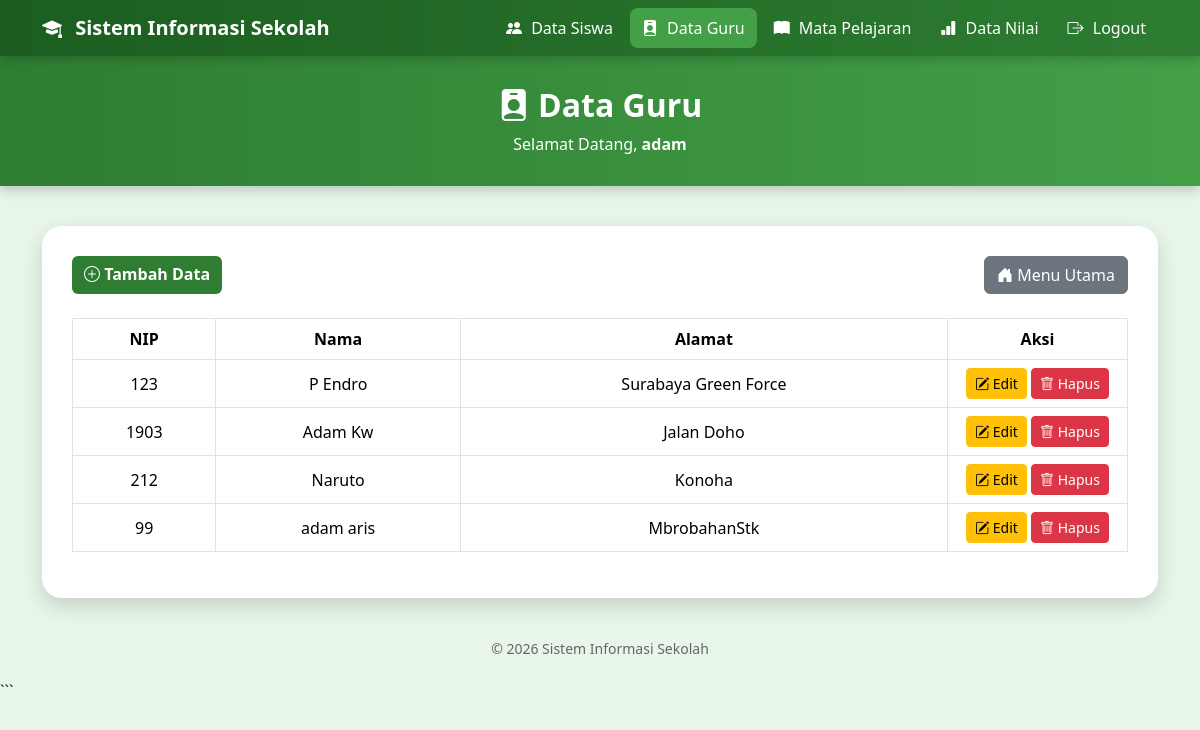
/guru/index.php (signed in), run on the app's committed database.
### tables this page shows
CREATE TABLE `guru` (
  `nip` varchar(12) NOT NULL,
  `nama` varchar(50) NOT NULL,
  `alamat` varchar(50) NOT NULL
);

### guru/index.php (the view, shortened to what this page needs)
<?php
include "koneksi.php";
?>
<!DOCTYPE html>
<html lang="id">
<head>
<link href="https://cdn.jsdelivr.net/npm/bootstrap@5.3.3/dist/css/bootstrap.min.css" rel="stylesheet">
<link rel="stylesheet" href="https://cdn.jsdelivr.net/npm/bootstrap-icons@1.11.3/font/bootstrap-icons.css">
</head>
<body>
<nav class="navbar navbar-expand-lg">
    <div class="container">
        <a class="navbar-brand" href="../index.php">
            <i class="bi bi-mortarboard-fill"></i>
            Sistem Informasi Sekolah
        </a>
        <div class="collapse navbar-collapse" id="navbarMenu">
            <ul class="navbar-nav ms-auto">
                <li class="nav-item">
                    <a class="nav-link" href="../siswa">
                        <i class="bi bi-people-fill"></i>
                        Data Siswa
                    </a>
                </li>
                <li class="nav-item">
                    <a class="nav-link active" href="index.php">
                        <i class="bi bi-person-badge-fill"></i>
                        Data Guru
                    </a>
                </li>
                <li class="nav-item">
                    <a class="nav-link" href="../mapel">
                        <i class="bi bi-book-fill"></i>
                        Mata Pelajaran
                    </a>
                </li>
                <li class="nav-item">
                    <a class="nav-link" href="../nilai">
                        <i class="bi bi-bar-chart-fill"></i>
                        Data Nilai
                    </a>
                </li>
                <li class="nav-item">
                    <a class="nav-link" href="../logout.php">
                        <i class="bi bi-box-arrow-right"></i>
                        Logout
                    </a>
                </li>
            </ul>
        </div>
    </div>
</nav>
<div class="header">
    <h2>
        <i class="bi bi-person-badge-fill"></i>
        Data Guru
    </h2>
    <p>
        Selamat Datang,
        <strong><?= htmlspecialchars($_SESSION['username']); ?></strong>
    </p>
</div>
<div class="container">
    <div class="card-data">
        <div class="d-flex justify-content-between mb-4">
            <a href="tambah.php" class="btn btn-hijau">
                <i class="bi bi-plus-circle"></i>
                Tambah Data
            </a>
            <a href="../index.php" class="btn btn-secondary">
                <i class="bi bi-house-door-fill"></i>
                Menu Utama
            </a>
        </div>
        <div class="table-responsive">
            <table class="table table-bordered table-hover text-center align-middle">
                <thead>
                    <tr>
                        <th>NIP</th>
                        <th>Nama</th>
                        <th>Alamat</th>
                        <th width="180">Aksi</th>
                    </tr>
                </thead>
                <tbody>
                <?php
                $query = mysqli_query($koneksi, "SELECT * FROM guru");
                while($data = mysqli_fetch_assoc($query)){
                ?>
                <tr>
                    <td>
                        <?= htmlspecialchars($data['nip']); ?>
                    </td>
                    <td>
                        <?= htmlspecialchars($data['nama']); ?>
                    </td>
                    <td>
                        <?= htmlspecialchars($data['alamat']); ?>
                    </td>
                    <td>
                        <a href="edit.php?nip=<?= urlencode($data['nip']); ?>"
                           class="btn btn-warning btn-sm">
                            <i class="bi bi-pencil-square"></i>
                            Edit
                        </a>
                        <a href="hapus.php?nip=<?= urlencode($data['nip']); ?>"
                           class="btn btn-danger btn-sm"
                           onclick="return confirm('Yakin ingin menghapus data ini?')">
                            <i class="bi bi-trash"></i>
                            Hapus
                        </a>
                    </td>
                </tr>
                <?php } ?>
                </tbody>
            </table>
        </div>
    </div>
    <div class="footer">
        © 2026 Sistem Informasi Sekolah
    </div>
</div>
</body>
</html>

### guru/index.php (style rules this page uses)
body { background:#e8f5e9; font-family:'Segoe UI',sans-serif; }
.navbar { background:linear-gradient(90deg,#1b5e20,#2e7d32); box-shadow:0 3px 10px rgba(0,0,0,.2); }
.navbar-brand { font-weight:bold; color:white !important; }
.navbar-brand i { margin-right:8px; }
.nav-link { color:white !important; font-weight:500; margin-left:5px; border-radius:8px; padding:8px 12px !important; transition:.3s; }
.nav-link.active { background:#43a047; color:white !important; }
.nav-link i { margin-right:5px; }
.header { background:linear-gradient(90deg,#2e7d32,#43a047); color:white; padding:30px 0; text-align:center; box-shadow:0 4px 12px rgba(0,0,0,.2); }
.header h2 { margin:0; font-weight:bold; }
.header p { margin-top:8px; margin-bottom:0; }
.card-data { background:#fff; border-radius:20px; margin:40px auto; padding:30px; box-shadow:0 8px 20px rgba(0,0,0,.15); }
.btn-hijau { background:#2e7d32; color:#fff; font-weight:600; border:none; }
.table thead { background:#2e7d32; color:white; }
.table tbody tr { transition:.3s; }
.btn-warning, .btn-danger { transition:.3s; }
.footer { text-align:center; color:#666; margin:20px 0; font-size:14px; }

### data on the page
guru: nip "123", nama "P Endro", alamat "Surabaya Green Force"
guru: nip "1903", nama "Adam Kw", alamat "Jalan Doho"
guru: nip "212", nama "Naruto", alamat "Konoha"
guru: nip "99", nama "adam aris", alamat "MbrobahanStk"

### other printed values
$_SESSION['username'] "adam"
